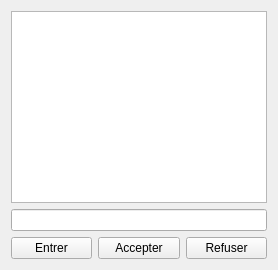
                 <widget class="QWidget" name="tab_11">
                  <attribute name="title">
                   <string>Notifications</string>
                  </attribute>
                  <layout class="QHBoxLayout" name="horizontalLayout_92">
                   <item>
                    <layout class="QVBoxLayout" name="verticalLayout_37">
                     <item>
                      <layout class="QHBoxLayout" name="horizontalLayout_93">
                       <item>
                        <widget class="QTableView" name="tableView_notifications_2"/>
                       </item>
                      </layout>
                     </item>
                     <item>
                      <widget class="QLineEdit" name="enter_cin_2"/>
                     </item>
                     <item>
                      <layout class="QHBoxLayout" name="horizontalLayout_94">
                       <item>
                        <widget class="QPushButton" name="entrer_2">
                         <property name="text">
                          <string>Entrer</string>
                         </property>
                        </widget>
                       </item>
                       <item>
                        <widget class="QPushButton" name="accepter_2">
                         <property name="text">
                          <string>Accepter</string>
                         </property>
                        </widget>
                       </item>
                       <item>
                        <widget class="QPushButton" name="refuser_2">
                         <property name="text">
                          <string>Refuser</string>
                         </property>
                        </widget>
                       </item>
                      </layout>
                     </item>
                    </layout>
                   </item>
                  </layout>
                 </widget>
